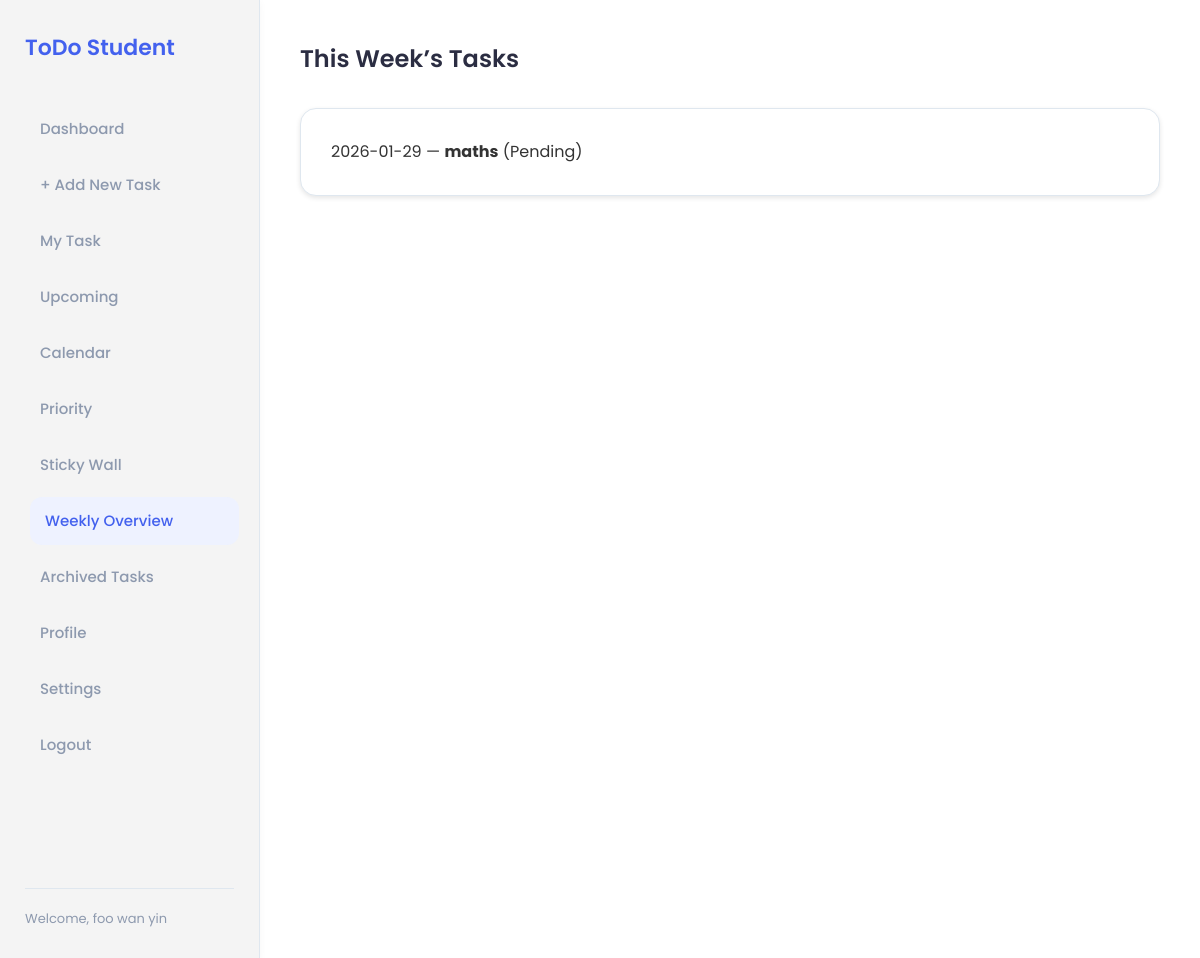
Page /weekly_overview.php (signed in) on the committed database.
### tables this page shows
CREATE TABLE `tasks` (
  `id` int(11) NOT NULL,
  `user_id` int(11) DEFAULT NULL,
  `title` varchar(200) DEFAULT NULL,
  `description` text DEFAULT NULL,
  `due_date` date DEFAULT NULL,
  `category` varchar(50) DEFAULT NULL,
  `priority` varchar(20) DEFAULT NULL,
  `status` enum('On-going','Pending','Completed') DEFAULT NULL,
  `is_archived` tinyint(1) DEFAULT 0,
  `created_at` timestamp NOT NULL DEFAULT current_timestamp()
);

### weekly_overview.php (the view, shortened to what this page needs)
<?php
include 'db/config.php';
$user_id = $_SESSION['user_id'];
$start = date('Y-m-d', strtotime('monday this week'));
$end = date('Y-m-d', strtotime('sunday this week'));
$stmt = $conn->prepare("
    SELECT * FROM tasks
    WHERE user_id = ?
      AND due_date BETWEEN ? AND ?
      AND is_archived = 0
");
$stmt->bind_param("iss", $user_id, $start, $end);
$stmt->execute();
$tasks = $stmt->get_result();
?>
<!DOCTYPE html>
<html>
<head>
    <link rel="stylesheet" href="css/style.css">
</head>
<body>
<div class="wrapper">
<?php include 'sidebar.php'; ?>
<div class="main">
    <div class="header"><h3>This Week’s Tasks</h3></div>
    <div class="card">
        <?php while ($t = $tasks->fetch_assoc()): ?>
            <p>
                <?php echo $t['due_date']; ?> —
                <b><?php echo htmlspecialchars($t['title']); ?></b>
                (<?php echo $t['status']; ?>)
            </p>
        <?php endwhile; ?>
    </div>
</div>
</div>
</body>
</html>

### css/style.css (style rules this page uses)
:root { --primary-color: #4361ee; --primary-dark: #3046b5; --secondary-color: #3f37c9; --success-color: #2ec4b6; --warning-color: #ff9f1c; --danger-color: #e71d36; --light-bg: #f8f9fa; --sidebar-bg: #ffffff; --text-color: #2b2d42; --text-muted: #8d99ae; --border-color: #dfe7ef; --shadow-sm: 0 2px 8px rgba(0, 0, 0, 0.04); --shadow-md: 0 8px 24px rgba(149, 157, 165, 0.1); }
* { margin: 0; padding: 0; box-sizing: border-box; font-family: 'Poppins', sans-serif; }
body { background: var(--light-bg); color: var(--text-color); line-height: 1.6; }
.wrapper { display: flex; min-height: 100vh; }
.main { flex: 1; padding: 40px; max-width: 1200px; margin: 0 auto; width: 100%; }
.header { display: flex; justify-content: space-between; align-items: center; margin-bottom: 30px; }
.header h3 { font-size: 24px; font-weight: 600; color: var(--text-color); }
.card { background: #ffffff; border-radius: 16px; padding: 30px; box-shadow: var(--shadow-sm); border: 1px solid var(--border-color); margin-bottom: 25px; transition: transform 0.2s ease, box-shadow 0.2s ease; }
body { background-color: #ffffff; color: #333; }
.main { background-color: #fff; color: #333; }
.card { background-color: #fff; box-shadow: 0 2px 5px rgba(0, 0, 0, 0.1); }

### rows in the picture
tasks: due_date "2026-01-29", title "maths", status "Pending"

### other values in the picture
$_SESSION['user_name'] "foo wan yin"
